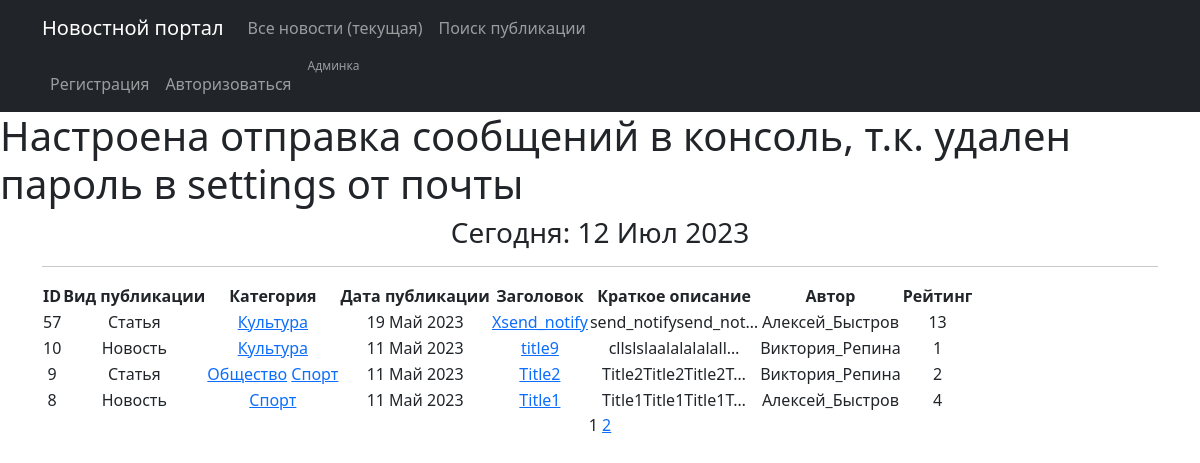
The page /news/ on the database as committed earlier.
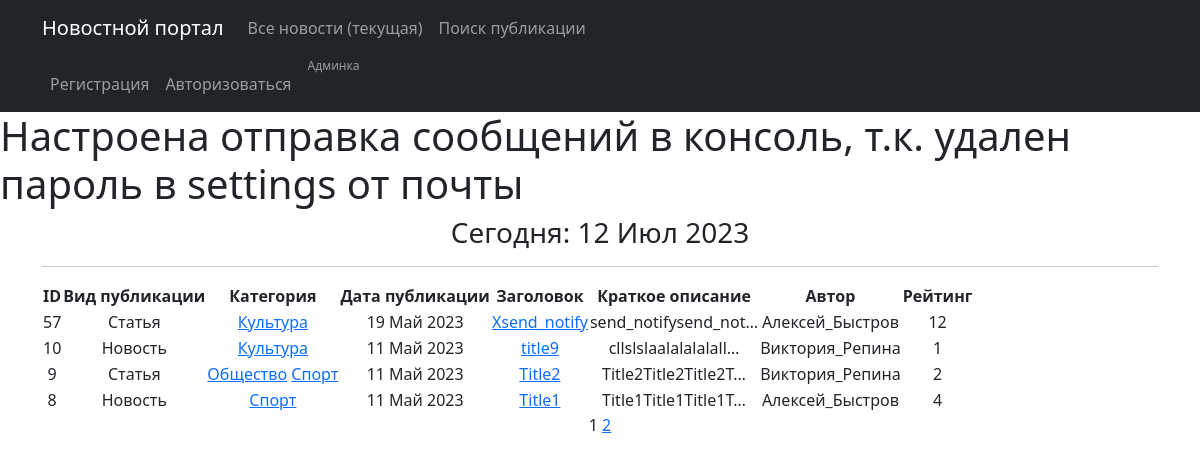
The same page on the database as committed later.
### news/models.py (models this page shows, shortened)
class Post(models.Model):
    article = 'ART'
    news = 'NEW'
    POSITIONS = [
        (article, 'Статья'),
        (news, 'Новость')
    ]
    author = models.ForeignKey(Author, on_delete=models.CASCADE, verbose_name='Автор публикации')
    typeChoice = models.CharField(max_length=3, choices=POSITIONS, default=news, verbose_name='Вид публикации')
    pubDate = models.DateTimeField(auto_now_add=True, verbose_name='Дата публикации')
    postCategory = models.ManyToManyField(Category, through='PostCategory', default="Категория", verbose_name='Категория')
    headline = models.CharField(max_length=255, verbose_name='Заголовок')
    text = models.TextField(default="Текст статьи", verbose_name='Текст')
    postRating = models.SmallIntegerField(default=0, verbose_name='Рейтинг')
    class Meta:
        verbose_name = 'Публикация'
        verbose_name_plural = 'Публикации'

class Author(models.Model):
    authUser = models.OneToOneField(User, on_delete=models.CASCADE)
    authorRating = models.IntegerField(default=0)
    class Meta:
        verbose_name = 'Автор'
        verbose_name_plural = 'Авторы'

### news/views.py (the view)
# urls.py: path('', cache_page(60)(PostList.as_view()), name='posts_list'),
class PostList(ListView):
    model = Post
    ordering = '-pubDate'
    template_name = 'news.html'
    context_object_name = 'posts'
    paginate_by = 4
    def get_context_data(self, **kwargs):
        context = super().get_context_data(**kwargs)
        context['time_now'] = datetime.utcnow()
        context['next_post'] = None
        return context

### news/models.py (called while the page is built)
    def __str__(self):
        return f'{self.catName.title()}'

### news/templatetags/custom_filters.py (called while the page is built)
@register.filter()
def censor(text, cens):
    text_list = text.split()
    censored_text_list = []
    cens = ["мира", 'слабо', 'клим']
    for n in text_list:
        word = ''.join(_ for _ in n if _ not in string.punctuation)
        if word.lower() in cens:
            censored_word = word[0] + '***'
            censored_text_list.append(n.replace(word, censored_word))
        else:
            censored_text_list.append(n)
    return ' '.join(censored_text_list)

### news/templatetags/custom_tags.py (called while the page is built)
@register.simple_tag(takes_context=True)
def url_replace(context, **kwargs):
   d = context['request'].GET.copy()
   for k, v in kwargs.items():
       d[k] = v
   return d.urlencode()

### templates/news.html (shortened to what this page needs)
{% extends 'flatpages/default.html' %}
{% load custom_filters %}
{% load custom_tags %}
{% block content %}
   <h3>Сегодня: {{time_now|date:'d M Y' }}</h3>
 <hr>
   {% if posts or postsearch %}
       <table>
           <tr>
               <td><b>ID</b></td>
               <td><b>Вид публикации</b></td>
               <td><b>Категория</b></td>
               <td><b>Дата публикации</b></td>
               <td><b>Заголовок</b></td>
               <td><b>Краткое описание</b></td>
               <td><b>Автор</b></td>
               <td><b>Рейтинг</b></td>
           </tr>
           {% for post in posts %}
           <tr>
               <td>{{ post.id}}</td>
               <td>{{ post.get_typeChoice_display}}</td>
               <td>{% for category in post.postCategory.all %}
                    <a href="http://127.0.0.1:8000/subscriptions/{{category.id}}">{{ category }}</a>
               {% endfor %}</td>
               <td>{{ post.pubDate|date:'d M Y'}}</td>
               <td><a href=http://127.0.0.1:8000/news/{{post.id}}>{{ post.headline|censor:''}}</a></td>
               <td>{{ post.text|truncatechars:20|censor:''}}</td>
               <td>{{ post.author.authUser}}</td>
               <td>{{ post.postRating}}</td>
               <td>
               </td>
           </tr>
           {% endfor %}
       </table>
   {% else %}
       <h2>Статей нет!</h2>
   {% endif %}
   {{ page_obj.number }}
   {% if page_obj.has_next %}
       <a href="?{% url_replace page=page_obj.next_page_number %}">{{ page_obj.next_page_number }}</a>
   {% endif %}
{% endblock content %}

Rows that differ between the two databases and show on the page:
changed Post "19 Май 2023": postRating "13" → "12"
